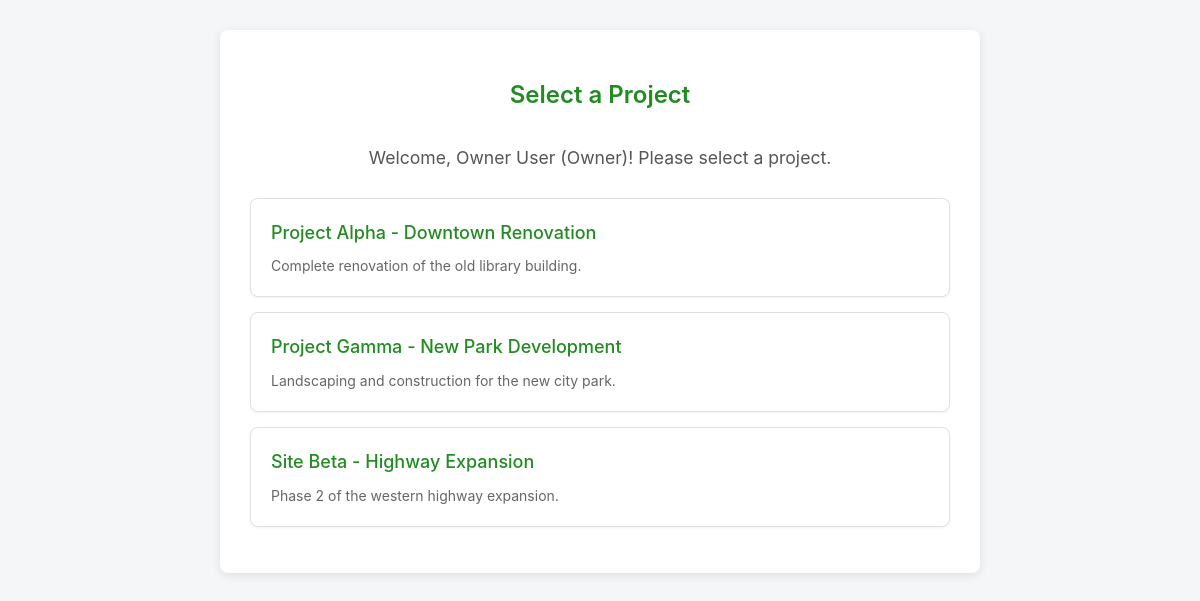
Page /projects (signed in) on the committed database.
### tables this page shows
CREATE TABLE projects (
    id TEXT PRIMARY KEY NOT NULL,
    name TEXT NOT NULL,
    description TEXT
);

### app.py (the view)
@app.route('/projects')
def project_select_page():
    if 'current_user' not in session:
        return redirect(url_for('user_select_page')) # Redirect if no user selected
    db = get_db()
    projects_cursor = db.execute("SELECT id, name, description FROM projects ORDER BY name")
    projects = projects_cursor.fetchall()
    current_user_name = session['current_user']['name']
    current_user_role = session['current_user']['role']
    return render_template('project_select.html',
                           projects=projects,
                           user_name=current_user_name,
                           user_role=current_user_role)

### app.py (called while the page is built)
def get_db():
    db = getattr(g, '_database', None)
    if db is None:
        db = g._database = sqlite3.connect(app.config['DATABASE'])
        db.row_factory = sqlite3.Row
    return db

@app.teardown_appcontext
def close_connection(exception):
    db = getattr(g, '_database', None)
    if db is not None:
        db.close()

### templates/project_select.html (shortened to what this page needs)
<!DOCTYPE html>
<html lang="en">
<head>
    <link rel="stylesheet" href="{{ url_for('static', filename='css/style.css') }}">
</head>
<body>
    <div class="container page-content project-selection-container">
        <h1 class="page-title">Select a Project</h1> <p id="welcomeMessage" class="welcome-text">Welcome, {{ user_name }} ({{ user_role }})! Please select a project.</p>
        <ul id="projectListDisplay" class="project-list">
            {% if projects %}
                {% for project in projects %}
                    <li> <a href="{{ url_for('select_project_route', project_id=project.id) }}" class="project-item-link">
                            <h2 class="project-item-title">{{ project.name }}</h2>
                            <p class="project-item-description">{{ project.description or '' }}</p>
                        </a>
                    </li>
                {% endfor %}
            {% else %}
                <li class="empty-list-message">No projects available.</li> {% endif %}
        </ul>
    </div>
</body>
</html>

### static/css/style.css (style rules this page uses)
body { font-family: -apple-system, BlinkMacSystemFont, "Segoe UI", Roboto, Helvetica, Arial, sans-serif; margin: 20px; background-color: #f4f6f8; color: #212121; line-height: 1.6; }
.container { max-width: 700px; margin: auto; background-color: #fff; padding: 30px; border-radius: 8px; box-shadow: 0 2px 10px rgba(0,0,0,0.1); text-align: center; }
.page-content { margin-top: 30px; margin-bottom: 20px; }
.page-title { font-family: inherit; font-size: 24px; font-weight: 600; color: #228B22; margin-bottom: 30px; text-align: center; }
h1 { color: #228B22; text-align: center; }
.project-selection-container { margin-top: 30px; margin-bottom: 30px; text-align: left; }
.welcome-text { text-align: center; margin-bottom: 25px; font-size: 1.1em; color: #555555; }
.project-list { list-style-type: none; padding: 0; }
.project-list li { margin-bottom: 15px; }
.project-item-link { display: block; padding: 20px; border: 1px solid #E0E0E0; border-radius: 8px; background-color: #FFFFFF; text-decoration: none; color: inherit; transition: box-shadow 0.2s ease-in-out, border-color 0.2s ease-in-out; box-shadow: 0 1px 3px rgba(0,0,0,0.05); }
.project-item-title { margin-top: 0; margin-bottom: 8px; font-family: inherit; font-size: 18px; font-weight: 500; color: #228B22; }
.project-item-description { margin: 0; font-family: inherit; font-size: 14px; color: #666666; line-height: 1.5; }

### rows in the picture
projects: name "Project Alpha - Downtown Renovation", description "Complete renovation of the old library building."
projects: name "Project Gamma - New Park Development", description "Landscaping and construction for the new city park."
projects: name "Site Beta - Highway Expansion", description "Phase 2 of the western highway expansion."

### other values in the picture
{{ user_name }} "Owner User"
{{ user_role }} "Owner"
